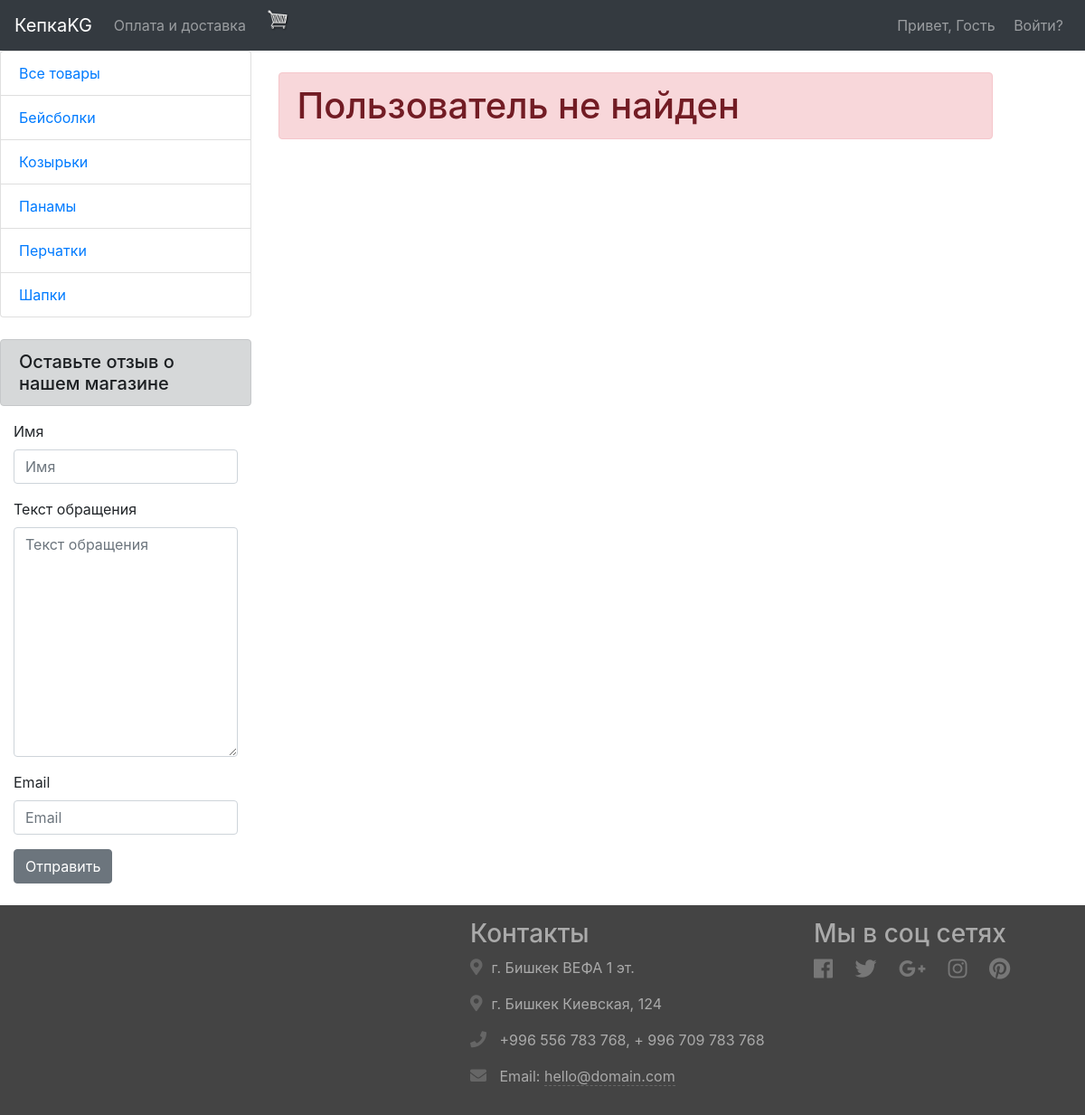
/order/order_list/, run on the app's committed database.
### product/models.py (models this page shows, shortened)
class Category(models.Model):
    name = models.CharField(max_length=255, verbose_name="Категория")
    class Meta:
        verbose_name = "категорию"
        verbose_name_plural = "Категории"

### order/views.py (the view)
# urls.py: path("order_list/", ordersList, name="orders_list"),
def ordersList(request):
	data = cartData(request)
	cartItems = data['cartItems']
	if request.user.is_authenticated:
		customer = request.user.customer
		orders = Order.objects.filter(
			customer=customer,
			complete=True)
		context = {'cartItems':cartItems, 'orders': orders}
		return render(request, 'orders_list.html', context)
	else:
		context = {}
		context['type'] = 'danger'
		context['message'] = 'Пользователь не найден'
		return render(request, 'product/message.html', context)

### feedback/forms.py
class FeedbackForm(forms.ModelForm):
    class Meta:
        model = Feedback
        fields = ["name", "text","email"]

### order/utils.py (called while the page is built, shortened)
def cookieCart(request):
	try:
		cart = json.loads(request.COOKIES['cart'])
	except:
		cart = {}
	items = []
	order = {'get_cart_total':0, 'get_cart_items':0}
	cartItems = order['get_cart_items']
	return {'cartItems':cartItems, 'order':order, 'items':items}

def cartData(request):
	if request.user.is_authenticated:
		customer = request.user.customer
		order, created = Order.objects.get_or_create(customer=customer, complete=False)
		items = order.orderitem_set.all()
		cartItems = order.get_cart_items
	else:
		cookieData = cookieCart(request)
		cartItems = cookieData['cartItems']
		order = cookieData['order']
		items = cookieData['items']
	return {'cartItems':cartItems, 'order':order, 'items':items}

### product/context_processors.py (called while the page is built)
def category(request):
    context = {}
    context["categories"] = Category.objects.order_by("name")
    context["feedback_form"] = FeedbackForm()
    return context

### product/templates/product/message.html
{% extends 'index.html' %}
{% load bootstrap4 %}
{% block content %}
    <h1 class="alert alert-{{ type }}">{{ message }}</h1>
{% endblock %}

### product/templates/index.html (shortened to what this page needs)
{% load bootstrap4 %}
{% load static %}
<!DOCTYPE html>
<html lang="ru">
<head>
    <link rel="stylesheet" href="https://stackpath.bootstrapcdn.com/bootstrap/4.5.2/css/bootstrap.min.css">
    <link rel="stylesheet" href="https://maxcdn.bootstrapcdn.com/font-awesome/4.7.0/css/font-awesome.min.css">
    <link rel="stylesheet" href="https://use.fontawesome.com/releases/v5.0.6/css/all.css">
    <link rel="stylesheet" href="{% static 'css/styles.css' %}">
    <link rel="stylesheet" type="text/css" href="{% static 'css/for_cart_icons.css' %}">
</head>
<body>
    <nav class="navbar navbar-expand-md navbar-dark bg-dark">
        <a href="{% url 'products' %}" class="navbar-brand">КепкаKG</a>
        <div class="collapse navbar-collapse" id="navbarCollapse">
            <div class="navbar-nav">
                <a href="{% url 'info' %}" class="nav-item nav-link">Оплата и доставка</a>
                <a href="{% url 'cart' %}">
                  <img  id="cart-icon" src="{% static 'images/cart.png' %}">
                </a>
            </div>
        </div>
          <form class="navbar-nav">
            <li class="nav-item">
                {% if request.user.is_authenticated and request.user %}
                <li class="nav-item dropdown">
                  <a class="nav-link dropdown-toggle" href="#" id="navbardrop" data-toggle="dropdown">
                    {{ request.user.username }}
                  </a>
                  <div class="dropdown-menu">
                    <a class="dropdown-item" href="{% url 'edit-profile' request.user.profile.id %}">
                      Мой профиль
                    </a>
                    <a class="dropdown-item" href="{% url 'orders_list' %}">
                      Мои покупки
                    </a>
                  </div>
                </li>
                    <a href="{% url 'account_logout' %}" class="nav-link d-inline">Выйти?</a>
                {% else %}
                    <a href="#" class="nav-link d-inline">
                      Привет, Гость
                    </a>
                    <a href="{% url 'account_login' %}" class="nav-link d-inline">Войти?</a>
                {% endif %}
            </li>
          </form>
    </nav>
    <div>
      {% block page %}
        <div class="row">
          <div class="col-lg-3 col-md-2">
            <div class="list-group">
              <a href="{% url 'products' %}" class="list-group-item">Все товары</a>
              {% for category in categories %}
                <a href="{% url 'category' category.id %}"
                  class="list-group-item
                ">
                  {{ category.name }}
                </a>
              {% endfor %}
            </div>
            <br>
            <h5 class="alert alert-dark">Оставьте отзыв о нашем магазине</h5>
            <div class="container-fluid">
              <form action="{% url 'feedback' %}" method="POST" enctype="multipart/form-data">
                {% bootstrap_form feedback_form %}
                <button class="btn btn-secondary">
                  Отправить
                </button>
              </form>
            </div>
          </div>
        <div class="col-lg-8 col-md-9"><br>
          {% block content %}
          {% endblock %}
        </div>
      </div>
      {% endblock %}
    </div>
    <br>
        <footer>
        	<div class="footer-bottom">
		        <div class="container">
		        	<div class="row">
		        		<div class="col-md-4 col-lg-4 footer-about wow fadeInUp">
	                    </div>
		        		<div class="col-md-4 col-lg-4 offset-lg-1 footer-contact wow fadeInDown">
		        			<h3>Контакты</h3>
                            <p><i class="fas fa-map-marker-alt"></i>г. Бишкек ВЕФА 1 эт.</p>
                            <p><i class="fas fa-map-marker-alt"></i>г. Бишкек Киевская, 124</p>
		                	<p><i class="fas fa-phone"></i> +996 556 783 768, + 996 709 783 768</p>
		                	<p><i class="fas fa-envelope"></i> Email: <a href="mailto:hello@domain.com">hello@domain.com</a></p>
	                    </div>
	                    <div class="col-md-4 col-lg-3 footer-social wow fadeInUp">
	                    	<h3>Мы в соц сетях</h3>
	                    	<p>
	                    		<a href="#"><i class="fab fa-facebook"></i></a>
								<a href="#"><i class="fab fa-twitter"></i></a>
								<a href="#"><i class="fab fa-google-plus-g"></i></a>
								<a href="#"><i class="fab fa-instagram"></i></a>
								<a href="#"><i class="fab fa-pinterest"></i></a>
	                    	</p>
	                    </div>
		            </div>
		        </div>
	        </div>
        </footer>
</body>
</html>

### product/static/css/styles.css (style rules this page uses)
.footer-contact p { word-wrap: break-word; }
.footer-contact i { padding-right: 10px; font-size: 18px; color: #666; }
.footer-contact p a { color: #aaa; border-bottom: 1px dashed #666; }
.footer-social a { display: inline-block; margin-right: 20px; margin-bottom: 8px; color: #777; border: 0; }
.footer-social i { font-size: 24px; vertical-align: middle; }
.footer-bottom { padding: 15px 0; background: #444; text-align: left; color: #aaa; }

### data on the page
Category: name "Бейсболки"
Category: name "Козырьки"
Category: name "Панамы"
Category: name "Перчатки"
Category: name "Шапки"

### other printed values
{{ message }} "Пользователь не найден"
